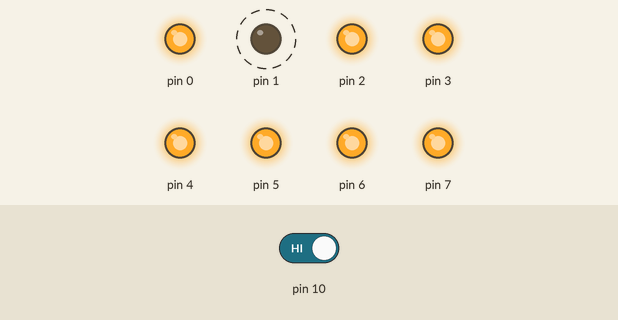
Recording of a sketch running on a simulated Arduino Uno, built with avr-gcc and run on an emulated ATmega328P. On the bench: output pins drawn as LEDs (lit = HIGH). Dashed ring = blinking. Inputs (shaded band) come from the test bench; at power-on: pin 10 HIGH.

Above: at 1.2 s.
1.3 s: pin 10 driven LOW
At 1.7 s:
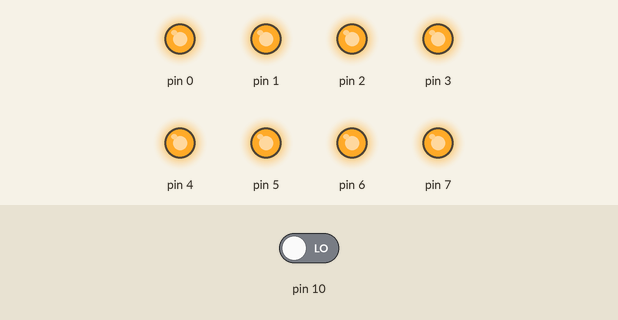
2.8 s: pin 10 driven HIGH
At 3.43 s:
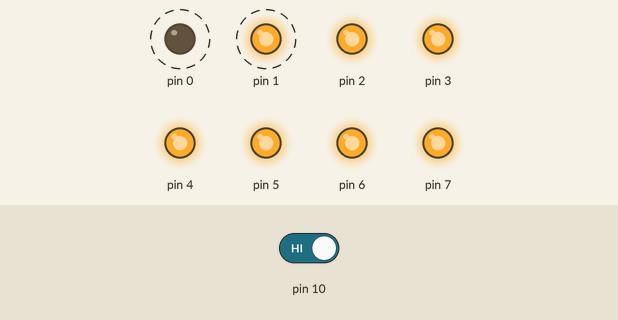
Timing chart, 0 to 11.8 s (numbered marks = the images above; inputs shaded):
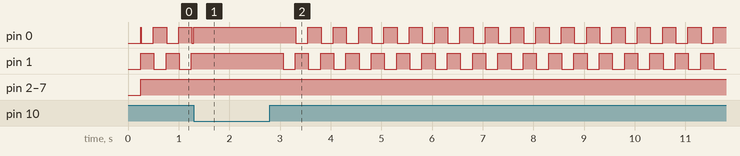

The sketch:

System3_v4.ino
```cpp
#include <MsTimer2.h>

unsigned int SOA = 250;
unsigned int ResetTime = 10;
unsigned char RandomRange = 10;
unsigned char StdSequence[] = {1,2};
unsigned char DevSequence[] = {4,8};

unsigned char NumStream = 0;
unsigned char DevCount = 0;
unsigned char Count = 0;
unsigned char DelayCount = 0;
unsigned char Previous = 0;
volatile boolean flag = false;


void setup() {
  NumStream = sizeof(StdSequence);
  DDRD = 0xFF;
  pinMode(10,INPUT);
  randomSeed(analogRead(0));
  MsTimer2::set(SOA,Interrupt);
}

void loop() {

  if(flag == 1){
    //------------------------------------------------------------
    //Delay for Pulse
    delay(ResetTime);


    //------------------------------------------------------------
    //Main Sound Sequence

    PORTD = ~StdSequence[Count];
    Count++;

    //------------------------------------------------------------
    //Reset Count
    if(Count == NumStream){
      Count = 0;
    }
    //------------------------------------------------------------
    //Reset Flag
    flag = 0;
    //------------------------------------------------------------

  }

  //------------------------------------------------------------
  //Switch
  if((PINB & 0x04) == 0 && Previous == 1){
    MsTimer2::stop();
    PORTD = ~0x00;
    Previous = 0;
  }

  if ((PINB & 0x04) == 0x04 && Previous == 0){
    Previous = 1;
    MsTimer2::start();
  }
  //------------------------------------------------------------

}

void Interrupt(){
  if (Count < NumStream){
    PORTD = ~0x00;
    flag = 1;
  }
}
```

Measured:
- after the input at 1.3 s, pin 1: stops changing and stays HIGH
- after the input at 2.8 s, pin 0: alternates HIGH for 0.26 s and LOW for 0.24 s, starting after 0.51 s; pin 1: alternates HIGH for 0.26 s and LOW for 0.24 s, starting after 0.26 s
- by itself, pin 1: alternates HIGH for 0.26 s and LOW for 0.24 s
